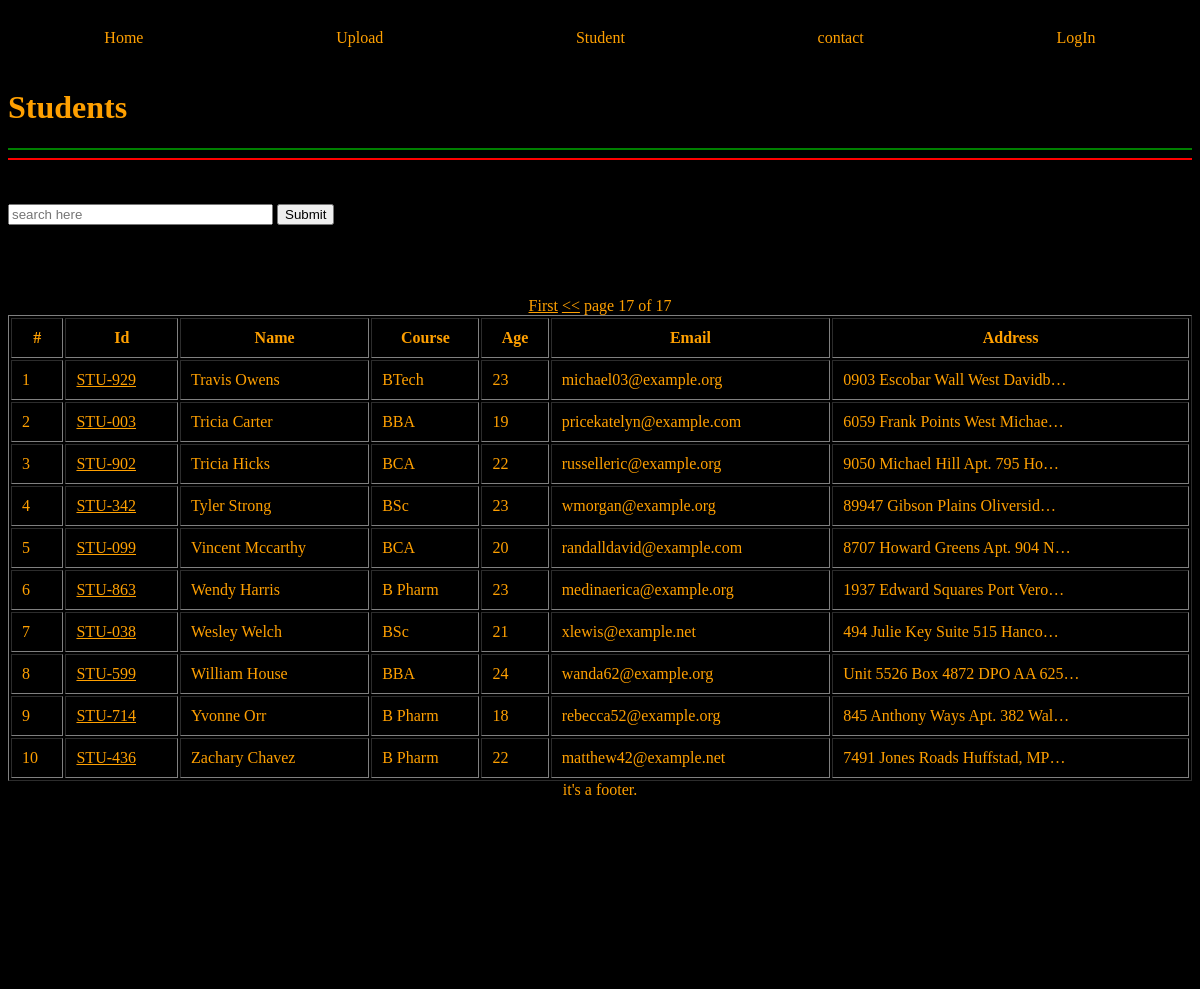
/student/?page=17, run on the app's committed database.
### home/models.py (models this page shows, shortened)
class Student(models.Model):
    department=models.ForeignKey(Department,related_name='depart',on_delete=models.CASCADE)
    st_id=models.OneToOneField(StudentId,related_name='studentid',on_delete=models.CASCADE)
    st_name=models.CharField(max_length=20)
    st_email=models.EmailField(unique=True)
    st_age=models.IntegerField(default=18)
    st_address=models.TextField()
    class Meta:
        ordering=['st_name']
        verbose_name='student'

class StudentId(models.Model):
    st_id=models.CharField(max_length=20)
    def __str__(self):
        return self.st_id

class Department(models.Model):
    department=models.CharField(max_length=20)
    date_of_establishment='26/1/2023'
    def __str__(self):
        return self.department
    class Meta:
        ordering=['department']

### home/views.py (the view)
# urls.py: path('student/',get_st,name='home'),
def get_st(req):
    if req.method=='GET':
        qset=Student.objects.all()
        dat=req.GET.get('search')
        if dat!=None:
            qset=Student.objects.filter(Q(st_name__icontains=dat )|
                                        Q(department__department__icontains=dat)|
                                        Q(st_id__st_id__icontains=dat)|
                                        Q(st_age__icontains=dat)|
                                        Q(st_address__icontains=dat))
        page=Paginator(qset,10)
        page_no=req.GET.get('page')
        page_obj=page.get_page(page_no)
    return render(req,'student.html',context={'data':page_obj})

### home/TEMPLATES/student.html (shortened to what this page needs)
{% extends "base.html" %}
{% block body%}
<h1>Students</h1>
<hr color=green>
<hr color=red>
<br><br>
<form action="#" method="get">
<input type="text" name="search" placeholder='search here' size="30" value="">
<input type="submit" value="Submit" class="btn btn-Primary">
</form>
<br><br><br><br>
<center>
    {% if data.has_previous %}
    <a href="?page=1">First</a>
    <a href="?page={{data.previous_page_number}}"><<</a>
    {% endif %}
    page {{data.number}} of {{data.paginator.num_pages}}
    </center>
<table width=100% border='solid' cellpadding=10px>
    <tr>
        <th>#</th>
        <th>Id</th>
        <th>Name</th>
        <th>Course</th>
        <th>Age</th>
        <th>Email</th>
        <th>Address</th>
    </tr>
{% for m in data %}
<tr>
    <td>{{forloop.counter}}</td>
    <td>
        <a href='/marks/{{m.id}}'>{{m.st_id}}</a>
    </td>
    <td>{{m.st_name}}</td>
    <td>{{m.department}}</td>
    <td>{{m.st_age}}</td>
    <td>{{m.st_email}}</td>
    <td>{{m.st_address | truncatechars:30}}</td>
</tr>
{% endfor %}
</table>
{% endblock body %}

### data on the page
Student: st_id "STU-929", st_name "Travis Owens", department "BTech", st_age "23", st_email "michael03@example.org", st_address "0903 Escobar Wall West Davidb…"
Student: st_id "STU-003", st_name "Tricia Carter", department "BBA", st_age "19", st_email "pricekatelyn@example.com", st_address "6059 Frank Points West Michae…"
Student: st_id "STU-902", st_name "Tricia Hicks", department "BCA", st_age "22", st_email "russelleric@example.org", st_address "9050 Michael Hill Apt. 795 Ho…"
Student: st_id "STU-342", st_name "Tyler Strong", department "BSc", st_age "23", st_email "wmorgan@example.org", st_address "89947 Gibson Plains Oliversid…"
Student: st_id "STU-099", st_name "Vincent Mccarthy", department "BCA", st_age "20", st_email "randalldavid@example.com", st_address "8707 Howard Greens Apt. 904 N…"
Student: st_id "STU-863", st_name "Wendy Harris", department "B Pharm", st_age "23", st_email "medinaerica@example.org", st_address "1937 Edward Squares Port Vero…"
Student: st_id "STU-038", st_name "Wesley Welch", department "BSc", st_age "21", st_email "xlewis@example.net", st_address "494 Julie Key Suite 515 Hanco…"
Student: st_id "STU-599", st_name "William House", department "BBA", st_age "24", st_email "wanda62@example.org", st_address "Unit 5526 Box 4872 DPO AA 625…"
Student: st_id "STU-714", st_name "Yvonne Orr", department "B Pharm", st_age "18", st_email "rebecca52@example.org", st_address "845 Anthony Ways Apt. 382 Wal…"
Student: st_id "STU-436", st_name "Zachary Chavez", department "B Pharm", st_age "22", st_email "matthew42@example.net", st_address "7491 Jones Roads Huffstad, MP…"

### other printed values
{{ data.number }} "17"
{{ data.paginator.num_pages }} "17"
